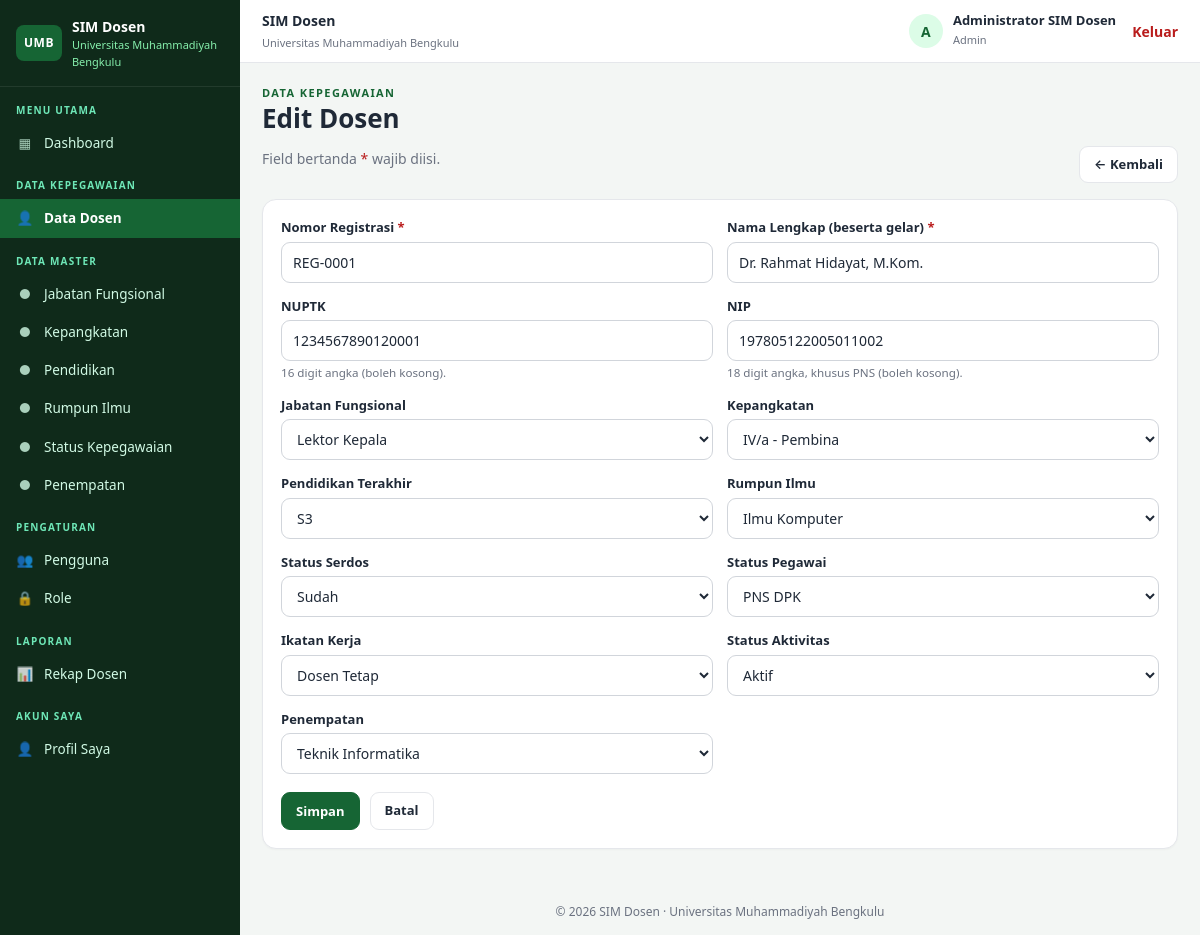
The app's page /dosen_form.php?id=1 (signed in) with its own data.
### tables this page shows
CREATE TABLE `dosen` (
  `id_dosen` INT UNSIGNED NOT NULL AUTO_INCREMENT,
  `nomor_registrasi` VARCHAR(30) NOT NULL,
  `nuptk` VARCHAR(20) DEFAULT NULL,
  `nama` VARCHAR(150) NOT NULL,
  `nip` VARCHAR(25) DEFAULT NULL,
  `id_jabatan` INT UNSIGNED DEFAULT NULL,
  `id_pangkat` INT UNSIGNED DEFAULT NULL,
  `id_pendidikan` INT UNSIGNED DEFAULT NULL,
  `id_rumpun` INT UNSIGNED DEFAULT NULL,
  `status_serdos` ENUM('Sudah','Belum') NOT NULL DEFAULT 'Belum',
  `id_status` INT UNSIGNED DEFAULT NULL,
  `ikatan_kerja` ENUM('Dosen Tetap','Dosen Tidak Tetap') NOT NULL DEFAULT 'Dosen Tetap',
  `status_aktivitas` ENUM('Aktif','Cuti','Tugas Belajar','Izin Belajar','Pensiun') NOT NULL DEFAULT 'Aktif',
  `id_penempatan` INT UNSIGNED DEFAULT NULL,
  `created_at` TIMESTAMP NOT NULL DEFAULT CURRENT_TIMESTAMP,
  `updated_at` TIMESTAMP NOT NULL DEFAULT CURRENT_TIMESTAMP ON UPDATE CURRENT_TIMESTAMP,
  PRIMARY KEY (`id_dosen`),
  UNIQUE KEY `uq_nomor_registrasi` (`nomor_registrasi`),
  KEY `idx_nama` (`nama`),
  KEY `fk_dosen_jabatan` (`id_jabatan`),
  KEY `fk_dosen_pangkat` (`id_pangkat`),
  KEY `fk_dosen_pendidikan` (`id_pendidikan`),
  KEY `fk_dosen_rumpun` (`id_rumpun`),
  KEY `fk_dosen_status` (`id_status`),
  KEY `fk_dosen_penempatan` (`id_penempatan`),
  CONSTRAINT `fk_dosen_jabatan` FOREIGN KEY (`id_jabatan`) REFERENCES `jabatan_fungsional` (`id_jabatan`) ON DELETE RESTRICT ON UPDATE CASCADE,
  CONSTRAINT `fk_dosen_pangkat` FOREIGN KEY (`id_pangkat`) REFERENCES `kepangkatan` (`id_pangkat`) ON DELETE RESTRICT ON UPDATE CASCADE,
  CONSTRAINT `fk_dosen_pendidikan` FOREIGN KEY (`id_pendidikan`) REFERENCES `pendidikan` (`id_pendidikan`) ON DELETE RESTRICT ON UPDATE CASCADE,
  CONSTRAINT `fk_dosen_rumpun` FOREIGN KEY (`id_rumpun`) REFERENCES `rumpun_ilmu` (`id_rumpun`) ON DELETE RESTRICT ON UPDATE CASCADE,
  CONSTRAINT `fk_dosen_status` FOREIGN KEY (`id_status`) REFERENCES `status_kepegawaian` (`id_status`) ON DELETE RESTRICT ON UPDATE CASCADE,
  CONSTRAINT `fk_dosen_penempatan` FOREIGN KEY (`id_penempatan`) REFERENCES `penempatan` (`id_penempatan`) ON DELETE RESTRICT ON UPDATE CASCADE
);

CREATE TABLE `jabatan_fungsional` (
  `id_jabatan` INT UNSIGNED NOT NULL AUTO_INCREMENT,
  `nama_jabatan` VARCHAR(80) NOT NULL,
  `aktif` TINYINT(1) NOT NULL DEFAULT 1,
  PRIMARY KEY (`id_jabatan`),
  UNIQUE KEY `uq_nama_jabatan` (`nama_jabatan`)
);

CREATE TABLE `kepangkatan` (
  `id_pangkat` INT UNSIGNED NOT NULL AUTO_INCREMENT,
  `nama_pangkat` VARCHAR(80) NOT NULL,
  `aktif` TINYINT(1) NOT NULL DEFAULT 1,
  PRIMARY KEY (`id_pangkat`),
  UNIQUE KEY `uq_nama_pangkat` (`nama_pangkat`)
);

CREATE TABLE `pendidikan` (
  `id_pendidikan` INT UNSIGNED NOT NULL AUTO_INCREMENT,
  `nama_pendidikan` VARCHAR(60) NOT NULL,
  `aktif` TINYINT(1) NOT NULL DEFAULT 1,
  PRIMARY KEY (`id_pendidikan`),
  UNIQUE KEY `uq_nama_pendidikan` (`nama_pendidikan`)
);

CREATE TABLE `rumpun_ilmu` (
  `id_rumpun` INT UNSIGNED NOT NULL AUTO_INCREMENT,
  `nama_rumpun` VARCHAR(100) NOT NULL,
  `aktif` TINYINT(1) NOT NULL DEFAULT 1,
  PRIMARY KEY (`id_rumpun`),
  UNIQUE KEY `uq_nama_rumpun` (`nama_rumpun`)
);

CREATE TABLE `status_kepegawaian` (
  `id_status` INT UNSIGNED NOT NULL AUTO_INCREMENT,
  `nama_status` VARCHAR(80) NOT NULL,
  `aktif` TINYINT(1) NOT NULL DEFAULT 1,
  PRIMARY KEY (`id_status`),
  UNIQUE KEY `uq_nama_status` (`nama_status`)
);

CREATE TABLE `penempatan` (
  `id_penempatan` INT UNSIGNED NOT NULL AUTO_INCREMENT,
  `nama_penempatan` VARCHAR(120) NOT NULL,
  `aktif` TINYINT(1) NOT NULL DEFAULT 1,
  PRIMARY KEY (`id_penempatan`),
  UNIQUE KEY `uq_nama_penempatan` (`nama_penempatan`)
);

### includes/helpers.php (called while the page is built, shortened)
<?php
function e($v)
{
    return htmlspecialchars((string) $v, ENT_QUOTES, 'UTF-8');
}
function get($key, $default = '')
{
    return isset($_GET[$key]) ? trim((string) $_GET[$key]) : $default;
}

### includes/db.php (called while the page is built, shortened)
<?php
function db()
{
    static $pdo = null;
    if ($pdo !== null) {
        return $pdo;
    }
    $opts = array(
        PDO::ATTR_ERRMODE            => PDO::ERRMODE_EXCEPTION,
        PDO::ATTR_DEFAULT_FETCH_MODE => PDO::FETCH_ASSOC,
        PDO::ATTR_EMULATE_PREPARES   => false,
    );
    foreach (explode(',', DB_PORTS) as $port) {
        try {
            $dsn = 'mysql:host=' . DB_HOST . ';port=' . trim($port) . ';dbname=' . DB_NAME . ';charset=utf8mb4';
            $pdo = new PDO($dsn, DB_USER, DB_PASS, $opts);
            return $pdo;
        } catch (PDOException $e) {
            $last = $e->getMessage();
        }
    }
}

### includes/dosen_lib.php (the view, shortened to what this page needs)
<?php
function enum_serdos()    { return array('Sudah', 'Belum'); }
function enum_ikatan()    { return array('Dosen Tetap', 'Dosen Tidak Tetap'); }
function enum_aktivitas() { return array('Aktif', 'Cuti', 'Tugas Belajar', 'Izin Belajar', 'Pensiun'); }
function dosen_relasi()
{
    return array(
        'id_jabatan'    => array('jabatan_fungsional', 'id_jabatan', 'nama_jabatan', 'Jabatan Fungsional'),
        'id_pangkat'    => array('kepangkatan', 'id_pangkat', 'nama_pangkat', 'Kepangkatan'),
        'id_pendidikan' => array('pendidikan', 'id_pendidikan', 'nama_pendidikan', 'Pendidikan Terakhir'),
        'id_rumpun'     => array('rumpun_ilmu', 'id_rumpun', 'nama_rumpun', 'Rumpun Ilmu'),
        'id_status'     => array('status_kepegawaian', 'id_status', 'nama_status', 'Status Pegawai'),
        'id_penempatan' => array('penempatan', 'id_penempatan', 'nama_penempatan', 'Penempatan'),
    );
}
function dosen_options()
{
    $out = array();
    foreach (dosen_relasi() as $col => $def) {
        $sql = 'SELECT ' . $def[1] . ' AS id, ' . $def[2] . ' AS nama, aktif FROM ' . $def[0] . ' ORDER BY ' . $def[1];
        $out[$col] = db()->query($sql)->fetchAll();
    }
    return $out;
}
function dosen_select_base()
{
    return 'SELECT d.*, j.nama_jabatan, k.nama_pangkat, pd.nama_pendidikan, r.nama_rumpun, s.nama_status, pn.nama_penempatan
            FROM dosen d
            LEFT JOIN jabatan_fungsional j ON j.id_jabatan = d.id_jabatan
            LEFT JOIN kepangkatan k ON k.id_pangkat = d.id_pangkat
            LEFT JOIN pendidikan pd ON pd.id_pendidikan = d.id_pendidikan
            LEFT JOIN rumpun_ilmu r ON r.id_rumpun = d.id_rumpun
            LEFT JOIN status_kepegawaian s ON s.id_status = d.id_status
            LEFT JOIN penempatan pn ON pn.id_penempatan = d.id_penempatan';
}
function dosen_find($id)
{
    $st = db()->prepare(dosen_select_base() . ' WHERE d.id_dosen = ?');
    $st->execute(array((int) $id));
    $r = $st->fetch();
    return $r ? $r : null;
}
function select_options($rows, $selected, $only_active = true)
{
    $h = '';
    foreach ($rows as $r) {
        $h .= '<option value="' . e($r['id']) . '"' . ((string) $r['id'] === (string) $selected ? ' selected' : '') . '>' . e($r['nama']) . '</option>';
    }
    return $h;
}
function simple_options($list, $selected)
{
    $h = '';
    foreach ($list as $v) {
        $h .= '<option value="' . e($v) . '"' . ((string) $v === (string) $selected ? ' selected' : '') . '>' . e($v) . '</option>';
    }
    return $h;
}

### dosen_form.php (shortened to what this page needs)
<?php
require __DIR__ . '/includes/dosen_lib.php';
$id = (int) get('id');
$edit = $id > 0;
$old = $edit ? dosen_find($id) : null;
$errors = array();
$f = $edit ? $old : array(
    'nomor_registrasi' => '', 'nuptk' => '', 'nama' => '', 'nip' => '', 'id_jabatan' => '', 'id_pangkat' => '',
    'id_pendidikan' => '', 'id_rumpun' => '', 'status_serdos' => 'Belum', 'id_status' => '', 'ikatan_kerja' => 'Dosen Tetap',
    'status_aktivitas' => 'Aktif', 'id_penempatan' => '',
);
$opt = dosen_options();
$page_title = $edit ? 'Edit Dosen' : 'Tambah Dosen';
include __DIR__ . '/includes/header.php';
function fld_err($errors, $k)
{
    return isset($errors[$k]) ? '<span class="err">' . e($errors[$k]) . '</span>' : '';
}
function val($f, $k)
{
    return isset($f[$k]) && $f[$k] !== null ? $f[$k] : '';
}
?>
<div class="page-head"><div><div class="eyebrow">Data Kepegawaian</div><h1><?= e($page_title) ?></h1>
  <p class="muted">Field bertanda <span style="color:var(--red)">*</span> wajib diisi.</p></div>
  <a class="btn" href="dosen.php">&larr; Kembali</a></div>
<form method="post" class="card"><div class="card-body">
  <div class="form-grid">
    <div class="field"><label>Nomor Registrasi <span class="req">*</span></label>
      <input type="text" name="nomor_registrasi" maxlength="30" value="<?= e(val($f, 'nomor_registrasi')) ?>" required><?= fld_err($errors, 'nomor_registrasi') ?></div>
    <div class="field"><label>Nama Lengkap (beserta gelar) <span class="req">*</span></label>
      <input type="text" name="nama" maxlength="150" value="<?= e(val($f, 'nama')) ?>" required><?= fld_err($errors, 'nama') ?></div>
    <div class="field"><label>NUPTK</label>
      <input type="text" name="nuptk" inputmode="numeric" maxlength="16" value="<?= e(val($f, 'nuptk')) ?>"><small>16 digit angka (boleh kosong).</small><?= fld_err($errors, 'nuptk') ?></div>
    <div class="field"><label>NIP</label>
      <input type="text" name="nip" inputmode="numeric" maxlength="18" value="<?= e(val($f, 'nip')) ?>"><small>18 digit angka, khusus PNS (boleh kosong).</small><?= fld_err($errors, 'nip') ?></div>
    <div class="field"><label>Jabatan Fungsional</label>
      <select name="id_jabatan"><option value="">-- Pilih --</option><?= select_options($opt['id_jabatan'], val($f, 'id_jabatan')) ?></select><?= fld_err($errors, 'id_jabatan') ?></div>
    <div class="field"><label>Kepangkatan</label>
      <select name="id_pangkat"><option value="">-- Pilih --</option><?= select_options($opt['id_pangkat'], val($f, 'id_pangkat')) ?></select><?= fld_err($errors, 'id_pangkat') ?></div>
    <div class="field"><label>Pendidikan Terakhir</label>
      <select name="id_pendidikan"><option value="">-- Pilih --</option><?= select_options($opt['id_pendidikan'], val($f, 'id_pendidikan')) ?></select><?= fld_err($errors, 'id_pendidikan') ?></div>
    <div class="field"><label>Rumpun Ilmu</label>
      <select name="id_rumpun"><option value="">-- Pilih --</option><?= select_options($opt['id_rumpun'], val($f, 'id_rumpun')) ?></select><?= fld_err($errors, 'id_rumpun') ?></div>
    <div class="field"><label>Status Serdos</label>
      <select name="status_serdos"><?= simple_options(enum_serdos(), val($f, 'status_serdos')) ?></select><?= fld_err($errors, 'status_serdos') ?></div>
    <div class="field"><label>Status Pegawai</label>
      <select name="id_status"><option value="">-- Pilih --</option><?= select_options($opt['id_status'], val($f, 'id_status')) ?></select><?= fld_err($errors, 'id_status') ?></div>
    <div class="field"><label>Ikatan Kerja</label>
      <select name="ikatan_kerja"><?= simple_options(enum_ikatan(), val($f, 'ikatan_kerja')) ?></select><?= fld_err($errors, 'ikatan_kerja') ?></div>
    <div class="field"><label>Status Aktivitas</label>
      <select name="status_aktivitas"><?= simple_options(enum_aktivitas(), val($f, 'status_aktivitas')) ?></select><?= fld_err($errors, 'status_aktivitas') ?></div>
    <div class="field"><label>Penempatan</label>
      <select name="id_penempatan"><option value="">-- Pilih --</option><?= select_options($opt['id_penempatan'], val($f, 'id_penempatan')) ?></select><?= fld_err($errors, 'id_penempatan') ?></div>
  </div>
  <div class="form-actions"><button class="btn btn-primary" type="submit">Simpan</button><a class="btn" href="dosen.php">Batal</a></div>
</div></form>
<?php include __DIR__ . '/includes/footer.php'; ?>

### assets/style.css (style rules this page uses)
:root { --green:#166534;--green-d:#0f2a1a;--green-l:#dcfce7;--bg:#f3f6f4;--card:#fff;--text:#1f2937;--muted:#6b7280;--line:#e5e7eb;--red:#b91c1c;--amber:#b45309;--blue:#1d4ed8 }
* { box-sizing:border-box }
html,body { margin:0 }
body { font-family:system-ui,-apple-system,"Segoe UI",Roboto,Arial,sans-serif;background:var(--bg);color:var(--text);font-size:14px;line-height:1.5 }
a { color:var(--green);text-decoration:none }
h1,h2,h3 { margin:0 0 6px;line-height:1.25 }
.muted { color:var(--muted) }
.eyebrow { font-size:11px;letter-spacing:1.4px;text-transform:uppercase;color:var(--green);font-weight:700 }
.page-head { display:flex;justify-content:space-between;align-items:flex-end;gap:12px;flex-wrap:wrap;margin-bottom:16px }
.page-head h1 { font-size:26px }
.card { background:var(--card);border:1px solid var(--line);border-radius:14px;box-shadow:0 1px 2px rgba(0,0,0,.03);margin-bottom:18px }
.card-body { padding:18px }
.btn { display:inline-block;border:1px solid var(--line);background:#fff;color:var(--text);padding:8px 14px;border-radius:9px;font-size:13px;font-weight:600;cursor:pointer;font-family:inherit }
.btn-primary { background:var(--green);border-color:var(--green);color:#fff }
.form-grid { display:grid;grid-template-columns:repeat(2,1fr);gap:14px }
.field label { display:block;font-weight:600;margin-bottom:4px;font-size:13px }
.field .req { color:var(--red) }
.field small { display:block;color:var(--muted);margin-top:3px }
input[type=text],input[type=password],input[type=email],input[type=number],select,textarea { width:100%;padding:9px 11px;border:1px solid #d1d5db;border-radius:9px;background:#fff;font:inherit;color:inherit }
.form-actions { display:flex;gap:10px;margin-top:18px }

### records on screen
dosen: nomor_registrasi "REG-0001", nama "Dr. Rahmat Hidayat, M.Kom.", nuptk "1234567890120001", nip "197805122005011002", id_jabatan "Lektor Kepala", id_pangkat "IV/a - Pembina", id_pendidikan "S3", id_rumpun "Ilmu Komputer", status_serdos "Sudah", id_status "PNS DPK", ikatan_kerja "Dosen Tetap", status_aktivitas "Aktif", id_penempatan "Teknik Informatika"

### other values on screen
APP_NAME "SIM Dosen"
APP_INSTITUSI "Universitas Muhammadiyah Bengkulu"
$icon "▦ 👤 👥 🔒 📊 👤"
$label "Dashboard Data Dosen Pengguna Role Rekap Dosen Profil Saya"
$label "Jabatan Fungsional"
$label "Kepangkatan"
$label "Pendidikan"
$label "Rumpun Ilmu"
$label "Status Kepegawaian"
$label "Penempatan"
substr($u['nama'], 0, 1) "A"
$u['nama'] "Administrator SIM Dosen"
$u['role_nama'] "Admin"
$page_title "Edit Dosen"
